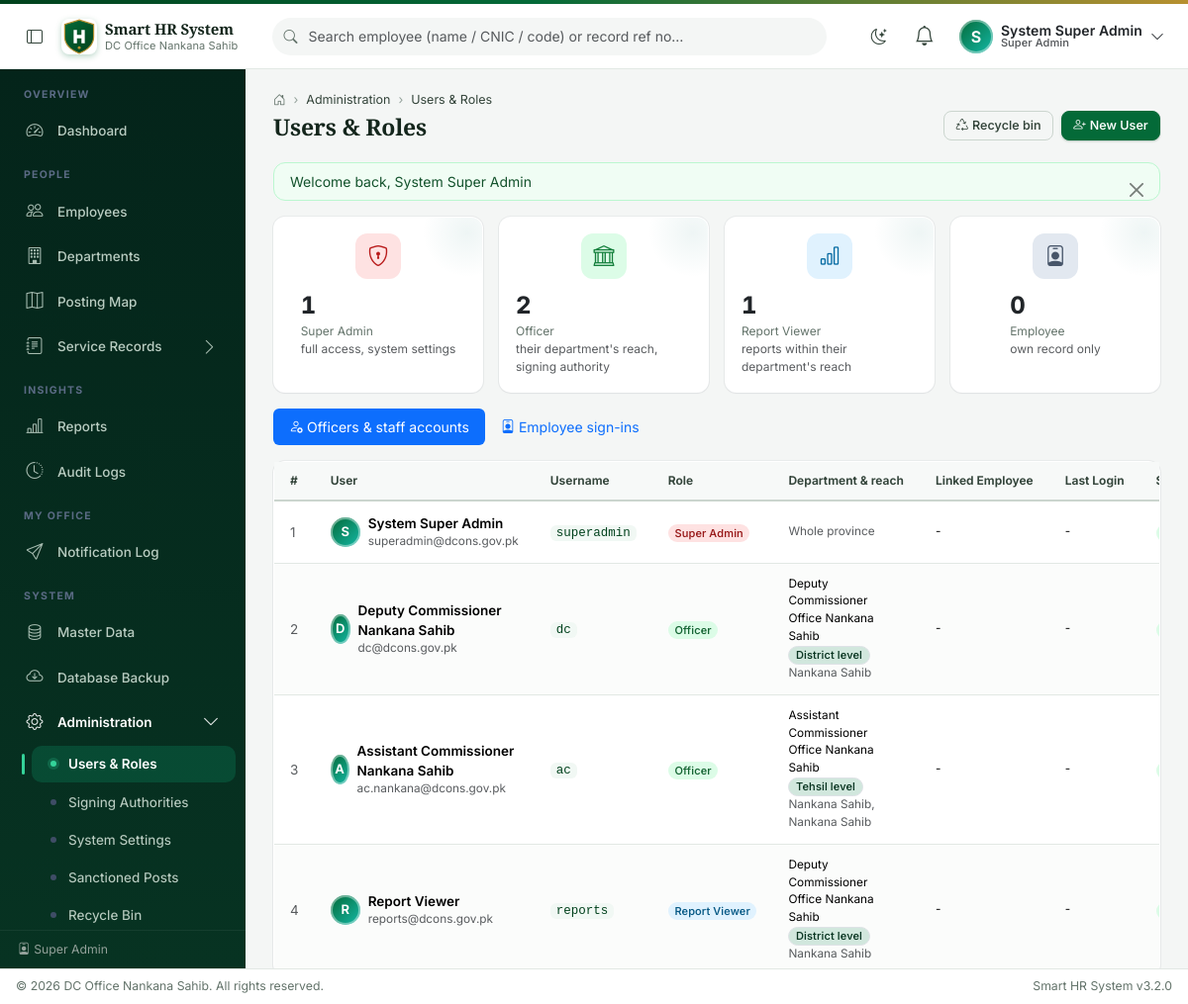
The page /admin/users.php (signed in) on the database its author committed.
### tables this page shows
CREATE TABLE `users` (
  `id` int unsigned NOT NULL AUTO_INCREMENT,
  `username` varchar(60) NOT NULL,
  `password` varchar(255) NOT NULL,
  `full_name` varchar(120) NOT NULL,
  `email` varchar(120) DEFAULT NULL,
  `phone` varchar(30) DEFAULT NULL,
  `role_id` tinyint unsigned NOT NULL,
  `employee_id` int unsigned DEFAULT NULL,
  `department_id` int unsigned DEFAULT NULL,
  `must_change_password` tinyint(1) NOT NULL DEFAULT '0',
  `is_active` tinyint(1) NOT NULL DEFAULT '1',
  `is_deleted` tinyint(1) NOT NULL DEFAULT '0',
  `deleted_at` datetime DEFAULT NULL,
  `last_login_at` datetime DEFAULT NULL,
  `last_login_ip` varchar(45) DEFAULT NULL,
  `created_by` int unsigned DEFAULT NULL,
  `created_at` datetime NOT NULL DEFAULT CURRENT_TIMESTAMP,
  `updated_at` datetime DEFAULT NULL ON UPDATE CURRENT_TIMESTAMP,
  PRIMARY KEY (`id`),
  UNIQUE KEY `uq_users_username` (`username`),
  KEY `idx_users_role` (`role_id`),
  KEY `idx_users_employee` (`employee_id`),
  KEY `idx_users_department` (`department_id`),
  CONSTRAINT `fk_user_department` FOREIGN KEY (`department_id`) REFERENCES `departments` (`id`),
  CONSTRAINT `fk_user_employee` FOREIGN KEY (`employee_id`) REFERENCES `employees` (`id`),
  CONSTRAINT `fk_users_role` FOREIGN KEY (`role_id`) REFERENCES `roles` (`id`)
);

CREATE TABLE `roles` (
  `id` tinyint unsigned NOT NULL AUTO_INCREMENT,
  `name` varchar(40) NOT NULL,
  `label` varchar(80) NOT NULL,
  PRIMARY KEY (`id`),
  UNIQUE KEY `uq_roles_name` (`name`)
);

CREATE TABLE `departments` (
  `id` int unsigned NOT NULL AUTO_INCREMENT,
  `name` varchar(160) NOT NULL,
  `code` varchar(20) NOT NULL,
  `level` enum('district','tehsil','department') NOT NULL DEFAULT 'department',
  `district_id` int unsigned NOT NULL,
  `tehsil_id` int unsigned DEFAULT NULL,
  `head_designation` varchar(120) DEFAULT NULL,
  `address` varchar(255) DEFAULT NULL,
  `latitude` decimal(10,7) DEFAULT NULL,
  `longitude` decimal(10,7) DEFAULT NULL,
  `description` varchar(255) DEFAULT NULL,
  `sort_order` int NOT NULL DEFAULT '0',
  `is_active` tinyint(1) NOT NULL DEFAULT '1',
  `is_deleted` tinyint(1) NOT NULL DEFAULT '0',
  `created_at` datetime NOT NULL DEFAULT CURRENT_TIMESTAMP,
  `updated_at` datetime DEFAULT NULL ON UPDATE CURRENT_TIMESTAMP,
  PRIMARY KEY (`id`),
  UNIQUE KEY `uq_department_name` (`name`),
  UNIQUE KEY `uq_department_code` (`code`),
  KEY `idx_department_district` (`district_id`,`level`),
  KEY `idx_department_tehsil` (`tehsil_id`,`level`),
  KEY `fk_department_tehsil` (`tehsil_id`,`district_id`),
  CONSTRAINT `fk_department_district` FOREIGN KEY (`district_id`) REFERENCES `districts` (`id`),
  CONSTRAINT `fk_department_tehsil` FOREIGN KEY (`tehsil_id`, `district_id`) REFERENCES `tehsils` (`id`, `district_id`),
  CONSTRAINT `chk_department_level` CHECK ((((`level` = 'district') and (`tehsil_id` is null)) or ((`level` = 'tehsil') and (`tehsil_id` is not null)) or (`level` = 'department')))
);

CREATE TABLE `districts` (
  `id` int unsigned NOT NULL AUTO_INCREMENT,
  `division` varchar(80) DEFAULT NULL,
  `name` varchar(120) NOT NULL,
  `code` varchar(20) NOT NULL,
  `description` varchar(255) DEFAULT NULL,
  `sort_order` int NOT NULL DEFAULT '0',
  `is_active` tinyint(1) NOT NULL DEFAULT '1',
  `is_deleted` tinyint(1) NOT NULL DEFAULT '0',
  `created_at` datetime NOT NULL DEFAULT CURRENT_TIMESTAMP,
  `updated_at` datetime DEFAULT NULL ON UPDATE CURRENT_TIMESTAMP,
  PRIMARY KEY (`id`),
  UNIQUE KEY `uq_district_name` (`name`),
  UNIQUE KEY `uq_district_code` (`code`)
);

CREATE TABLE `tehsils` (
  `id` int unsigned NOT NULL AUTO_INCREMENT,
  `district_id` int unsigned NOT NULL,
  `name` varchar(120) NOT NULL,
  `code` varchar(20) NOT NULL,
  `description` varchar(255) DEFAULT NULL,
  `sort_order` int NOT NULL DEFAULT '0',
  `is_active` tinyint(1) NOT NULL DEFAULT '1',
  `is_deleted` tinyint(1) NOT NULL DEFAULT '0',
  `created_at` datetime NOT NULL DEFAULT CURRENT_TIMESTAMP,
  `updated_at` datetime DEFAULT NULL ON UPDATE CURRENT_TIMESTAMP,
  PRIMARY KEY (`id`),
  UNIQUE KEY `uq_tehsil_name` (`district_id`,`name`),
  UNIQUE KEY `uq_tehsil_code` (`district_id`,`code`),
  UNIQUE KEY `uq_tehsil_in_district` (`id`,`district_id`),
  CONSTRAINT `fk_tehsil_district` FOREIGN KEY (`district_id`) REFERENCES `districts` (`id`)
);

### admin/users.php (the view, shortened to what the rows shown need)
<?php
require_once __DIR__ . '/../includes/bootstrap.php';
$roles     = db_all('SELECT * FROM roles ORDER BY FIELD(name, "super_admin", "officer", "report_viewer", "employee"), id');
    ?>
    <?php
$showDeleted = get('deleted') === '1';
$group = get('group') === 'employees' ? 'employees' : 'officers';
$users = db_all('SELECT u.*, r.label AS role_label, r.name AS role_name, e.name AS emp_name, e.employee_code,
                        dp.name AS department_name, dp.level AS department_level, ds.name AS district_name, t.name AS tehsil_name
                   FROM users u JOIN roles r ON r.id = u.role_id
                   LEFT JOIN employees e    ON e.id = u.employee_id
                   LEFT JOIN departments dp ON dp.id = u.department_id
                   LEFT JOIN districts ds   ON ds.id = dp.district_id
                   LEFT JOIN tehsils t      ON t.id = dp.tehsil_id
                  WHERE u.is_deleted = ? AND ' . ($group === 'employees' ? 'r.name = "employee"' : 'r.name <> "employee"') . '
                  ORDER BY FIELD(r.name, "super_admin", "officer", "report_viewer", "employee"), FIELD(dp.level, "district", "tehsil", "department"), u.full_name', [$showDeleted ? 1 : 0]);
$page_title  = 'Users & Roles';
$breadcrumbs = ['Administration' => null, 'Users & Roles' => null];
require ROOT_PATH . '/includes/header.php';
?>
<div class="row g-3 mb-3">
    <?php foreach ($roles as $r): [$c, $icon, $desc] = ROLE_STYLE[$r['name']] ?? ['secondary', 'bi-person', '']; $n = (int)db_value('SELECT COUNT(*) FROM users WHERE role_id = ? AND is_deleted = 0', [(int)$r['id']], 0); ?>
    <div class="col-6 col-lg"><div class="card stat-card h-100"><div class="stat-icon bg-soft-<?= $c ?>"><i class="bi <?= $icon ?>"></i></div>
        <div><div class="stat-value"><?= $n ?></div><div class="stat-label"><?= e($r['label']) ?><br><span class="text-muted"><?= e($desc) ?></span></div></div></div></div>
    <?php endforeach; ?>
</div>
<div class="card">
    <div class="table-responsive"><table class="table table-hover align-middle mb-0 datatable">
        <thead><tr><th style="width:40px">#</th><th>User</th><th>Username</th><th>Role</th><th><?= $group === 'employees' ? 'Employee' : 'Department &amp; reach' ?></th>
            <?php if ($group === 'employees'): ?><th>First sign-in</th><?php else: ?><th>Linked Employee</th><?php endif; ?>
            <th>Last Login</th><th>Status</th><th class="text-end no-sort">Actions</th></tr></thead>
        <tbody>
        <?php foreach ($users as $i => $u): [$c] = ROLE_STYLE[$u['role_name']] ?? ['secondary']; ?>
            <tr><td class="text-muted"><?= $i + 1 ?></td>
                <td><div class="d-flex align-items-center gap-2"><span class="avatar-initials" style="width:30px;height:30px;font-size:13px"><?= e(strtoupper(mb_substr($u['full_name'], 0, 1))) ?></span><div><div class="fw-semibold"><?= e($u['full_name']) ?></div><div class="small text-muted"><?= e($u['email'] ?: '') ?></div></div></div></td>
                <td><code><?= e($u['username']) ?></code></td>
                <td><span class="badge text-bg-<?= $c ?>"><?= e($u['role_label']) ?></span></td>
                <td class="small">
                    <?php if ($u['role_name'] === 'employee'): ?>
                        <?= $u['emp_name'] ? '<a href="' . url('employees/view.php?id=' . $u['employee_id']) . '">' . e($u['emp_name']) . '</a><br><span class="text-muted">' . e($u['employee_code']) . '</span>' : '<span class="text-danger">record missing</span>' ?>
                    <?php elseif (in_array($u['role_name'], ['officer', 'report_viewer'], true)): ?>
                        <?php if ($u['department_name']): ?>
                            <?= e($u['department_name']) ?>
                            <br><span class="badge <?= $u['department_level'] === 'department' ? 'bg-secondary-subtle text-secondary-emphasis' : 'bg-success-subtle text-success-emphasis' ?> border"><?= e(level_label($u['department_level'])) ?></span>
                            <span class="text-muted"><?= e(($u['tehsil_name'] ? $u['tehsil_name'] . ', ' : '') . $u['district_name']) ?></span>
                        <?php else: ?><span class="badge bg-warning-subtle text-warning-emphasis border border-warning-subtle">No department assigned</span><?php endif; ?>
                    <?php else: ?><span class="text-muted">Whole province</span><?php endif; ?>
                </td>
                <?php if ($group === 'employees'): ?>
                <td class="small"><?php if ((int)$u['must_change_password']): ?>
                    <span class="text-muted">Temporary password</span><br><code class="user-select-all"><?= e($u['password']) ?></code>
                <?php else: ?><span class="badge bg-success-subtle text-success-emphasis border border-success-subtle">Own password set</span><?php endif; ?></td>
                <?php else: ?>
                <td class="small"><?= $u['emp_name'] ? '<a href="' . url('employees/view.php?id=' . $u['employee_id']) . '">' . e($u['emp_name']) . '</a><br><span class="text-muted">' . e($u['employee_code']) . '</span>' : '-' ?></td>
                <?php endif; ?>
                <td class="small"><?= fmt_datetime($u['last_login_at']) ?></td>
                <td><?= $showDeleted ? '<span class="badge text-bg-dark">Deleted</span>' : ($u['is_active'] ? '<span class="badge text-bg-success">Active</span>' : '<span class="badge text-bg-secondary">Inactive</span>') ?></td>
            </tr>
        <?php endforeach; ?>
        </tbody></table></div>
</div>
<?php
require ROOT_PATH . '/includes/footer.php';

### includes/header.php (shortened to what the rows shown need)
<?php
$user = current_user();
?>
<!DOCTYPE html>
<html lang="en">
<head>
<link href="https://cdn.jsdelivr.net/npm/bootstrap@5.3.3/dist/css/bootstrap.min.css" rel="stylesheet">
<link href="https://cdn.jsdelivr.net/npm/bootstrap-icons@1.11.3/font/bootstrap-icons.min.css" rel="stylesheet">
<link href="https://cdn.jsdelivr.net/npm/select2@4.1.0-rc.0/dist/css/select2.min.css" rel="stylesheet">
<link href="https://cdn.jsdelivr.net/npm/select2-bootstrap-5-theme@1.3.0/dist/select2-bootstrap-5-theme.min.css" rel="stylesheet">
<link href="https://cdn.datatables.net/2.1.8/css/dataTables.bootstrap5.min.css" rel="stylesheet">
<link href="https://cdn.datatables.net/responsive/3.0.3/css/responsive.bootstrap5.min.css" rel="stylesheet">
<link href="<?= asset('css/app.css') ?>" rel="stylesheet">
</head>
<body>
<header class="app-header">
    <div class="d-flex align-items-center h-100 px-3 gap-2">
        <div class="dropdown">
            <button class="btn user-menu d-flex align-items-center gap-2" type="button" data-bs-toggle="dropdown">
                <span class="avatar-initials"><?= e(strtoupper(mb_substr($user['full_name'] ?? 'U', 0, 1))) ?></span>
                <span class="d-none d-md-block text-start lh-1">
                    <span class="d-block fw-semibold small"><?= e($user['full_name'] ?? '') ?></span>
                    <span class="d-block x-small text-muted"><?= e($user['role_label'] ?? '') ?></span>
                </span>
                <i class="bi bi-chevron-down small d-none d-md-block"></i>
            </button>
        </div>
    </div>
</header>
<?php
function render_sidebar_menu(array $menu, string $active): string
{
    $roles = [user_role()];
    $h = '<ul class="nav flex-column sidebar-nav">';
    $pendingSection = null;
    foreach ($menu as $m) {
        if (isset($m['section'])) {
            $pendingSection = (isset($m['roles']) && !array_intersect($roles, $m['roles'])) ? null : $m['section'];
            continue;
        }
        if (!array_intersect($roles, $m['roles'])) continue;
        if ($pendingSection !== null) { $h .= '<li class="nav-section"><span class="label">' . e($pendingSection) . '</span></li>'; $pendingSection = null; }
        if (!empty($m['children'])) {
            $childKeys = array_column($m['children'], 'key');
            $open = in_array($active, $childKeys, true);
            $id = 'menu_' . $m['key'];
            $h .= '<li class="nav-item">'
                . '<a class="nav-link has-children' . ($open ? ' active' : ' collapsed') . '" data-bs-toggle="collapse" href="#' . $id . '" role="button" aria-expanded="' . ($open ? 'true' : 'false') . '">'
                . '<i class="bi ' . $m['icon'] . '"></i><span class="label">' . e($m['label']) . '</span><i class="bi bi-chevron-down caret"></i></a>'
                . '<div class="collapse' . ($open ? ' show' : '') . '" id="' . $id . '"><ul class="nav flex-column sub-nav">';
            foreach ($m['children'] as $c) {
                $h .= '<li class="nav-item"><a class="nav-link' . ($active === $c['key'] ? ' active' : '') . '" href="' . e(url($c['url'])) . '">'
                    . '<span class="dot"></span><span class="label">' . e($c['label']) . '</span></a></li>';
            }
            $h .= '</ul></div></li>';
        } else {
            $h .= '<li class="nav-item"><a class="nav-link' . ($active === $m['key'] ? ' active' : '') . '" href="' . e(url($m['url'])) . '">'
                . '<i class="bi ' . $m['icon'] . '"></i><span class="label">' . e($m['label']) . '</span></a></li>';
        }
    }
    return $h . '</ul>';
}
?>
<aside class="app-sidebar d-none d-lg-block" id="appSidebar">
    <div class="sidebar-footer small">
        <i class="bi bi-person-badge me-1"></i><span class="label"><?= e($user['role_label'] ?? '') ?></span>
    </div>
</aside>
<main class="app-content" id="appContent">
    <div class="content-inner">
        <?php if ($breadcrumbs || $page_title): ?>
        <div class="page-head d-flex flex-wrap align-items-center justify-content-between gap-2 mb-3">
            <div>
                <h1 class="page-title mb-0"><?= e($page_title) ?></h1>
            </div>
        </div>
        <?php endif; ?>

### rows shown on the page
users: full_name "S", full_name "System Super Admin", email "superadmin@dcons.gov.pk", username "superadmin", role.label "Super Admin", shows "Whole province", last_login_at "-"
roles: label "Super Admin", n "1", desc "full access, system settings"
roles: n "2", label "Officer", desc "their department's reach, signing authority"
roles: n "1", label "Report Viewer", desc "reports within their department's reach"
roles: n "0", label "Employee", desc "own record only"
users: full_name "D", full_name "Deputy Commissioner Nankana Sahib", email "dc@dcons.gov.pk", username "dc", role.label "Officer", department.name "Deputy Commissioner Office Nankana Sahib", department.level "District level", districts.name "Nankana Sahib", last_login_at "-"
users: full_name "A", full_name "Assistant Commissioner Nankana Sahib", email "ac.nankana@dcons.gov.pk", username "ac", role.label "Officer", department.name "Assistant Commissioner Office Nankana Sahib", department.level "Tehsil level", tehsils.name "Nankana Sahib, Nankana Sahib", last_login_at "-"
users: full_name "R", full_name "Report Viewer", email "reports@dcons.gov.pk", username "reports", role.label "Report Viewer", department.name "Deputy Commissioner Office Nankana Sahib", department.level "District level", districts.name "Nankana Sahib", last_login_at "-"

### other values the page prints
APP_NAME "Smart HR System"
$orgName "DC Office Nankana Sahib"
$pendingSection "OVERVIEW"
$m['label'] "Dashboard"
$pendingSection "PEOPLE"
$m['label'] "Employees"
$m['label'] "Departments"
$m['label'] "Posting Map"
$m['label'] "Service Records"
$pendingSection "INSIGHTS"
$m['label'] "Reports"
$m['label'] "Audit Logs"
$pendingSection "MY OFFICE"
$m['label'] "Notification Log"
$pendingSection "SYSTEM"
